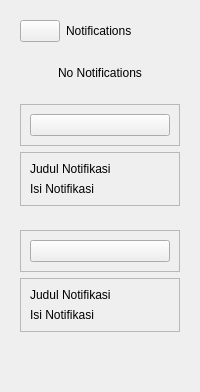
            <widget class="QWidget" name="Notifications">
             <layout class="QVBoxLayout" name="verticalLayout_29">
              <item alignment="Qt::AlignLeft|Qt::AlignTop">
               <widget class="QWidget" name="NotificationsCloseContainer" native="true">
                <layout class="QHBoxLayout" name="horizontalLayout_26">
                 <item>
                  <widget class="QPushButton" name="NotificationsCloseContainerButton">
                   <property name="text">
                    <string/>
                   </property>
                   <property name="icon">
                    <iconset resource="AppIcons.qrc">
                     <normaloff>:/FeatherIcons/feather/x-square.svg</normaloff>:/FeatherIcons/feather/x-square.svg</iconset>
                   </property>
                   <property name="iconSize">
                    <size>
                     <width>24</width>
                     <height>24</height>
                    </size>
                   </property>
                  </widget>
                 </item>
                 <item>
                  <widget class="QLabel" name="NotificationsLabel">
                   <property name="text">
                    <string>Notifications</string>
                   </property>
                  </widget>
                 </item>
                </layout>
               </widget>
              </item>
              <item>
               <widget class="QWidget" name="NotificationsDefaultContainer" native="true">
                <layout class="QVBoxLayout" name="verticalLayout_31">
                 <item alignment="Qt::AlignHCenter">
                  <widget class="QLabel" name="NotificationsDefaultText">
                   <property name="text">
                    <string>No Notifications</string>
                   </property>
                  </widget>
                 </item>
                </layout>
               </widget>
              </item>
              <item>
               <widget class="QWidget" name="NotificationsContentOneContainer" native="true">
                <layout class="QVBoxLayout" name="verticalLayout_32">
                 <item alignment="Qt::AlignTop">
                  <widget class="QFrame" name="NotificationsContentOneCloseContainer">
                   <property name="frameShape">
                    <enum>QFrame::StyledPanel</enum>
                   </property>
                   <property name="frameShadow">
                    <enum>QFrame::Raised</enum>
                   </property>
                   <layout class="QVBoxLayout" name="verticalLayout_33">
                    <item alignment="Qt::AlignTop">
                     <widget class="QPushButton" name="NotificationsContentOneCloseButton">
                      <property name="text">
                       <string/>
                      </property>
                      <property name="icon">
                       <iconset resource="AppIcons.qrc">
                        <normaloff>:/FeatherIcons/feather/x-square.svg</normaloff>:/FeatherIcons/feather/x-square.svg</iconset>
                      </property>
                      <property name="iconSize">
                       <size>
                        <width>24</width>
                        <height>24</height>
                       </size>
                      </property>
                     </widget>
                    </item>
                   </layout>
                  </widget>
                 </item>
                 <item>
                  <widget class="QFrame" name="NotificationsContentOneTextContainer">
                   <property name="frameShape">
                    <enum>QFrame::StyledPanel</enum>
                   </property>
                   <property name="frameShadow">
                    <enum>QFrame::Raised</enum>
                   </property>
                   <layout class="QVBoxLayout" name="verticalLayout_34">
                    <item>
                     <widget class="QLabel" name="JudulContentOne">
                      <property name="text">
                       <string>Judul Notifikasi</string>
                      </property>
                     </widget>
                    </item>
                    <item>
                     <widget class="QLabel" name="IsiContentOne">
                      <property name="text">
                       <string>Isi Notifikasi</string>
                      </property>
                     </widget>
                    </item>
                   </layout>
                  </widget>
                 </item>
                </layout>
               </widget>
              </item>
              <item>
               <widget class="QWidget" name="NotificationsContentTwoContainer" native="true">
                <layout class="QVBoxLayout" name="verticalLayout_35">
                 <item alignment="Qt::AlignTop">
                  <widget class="QFrame" name="NotificationsContentTwoCloseContainer">
                   <property name="frameShape">
                    <enum>QFrame::StyledPanel</enum>
                   </property>
                   <property name="frameShadow">
                    <enum>QFrame::Raised</enum>
                   </property>
                   <layout class="QVBoxLayout" name="verticalLayout_36">
                    <item>
                     <widget class="QPushButton" name="NotificationsContentTwoCloseButton">
                      <property name="text">
                       <string/>
                      </property>
                      <property name="icon">
                       <iconset resource="AppIcons.qrc">
                        <normaloff>:/FeatherIcons/feather/x-square.svg</normaloff>:/FeatherIcons/feather/x-square.svg</iconset>
                      </property>
                      <property name="iconSize">
                       <size>
                        <width>24</width>
                        <height>24</height>
                       </size>
                      </property>
                     </widget>
                    </item>
                   </layout>
                  </widget>
                 </item>
                 <item>
                  <widget class="QFrame" name="NotificationsContentTwoTextContainer">
                   <property name="frameShape">
                    <enum>QFrame::StyledPanel</enum>
                   </property>
                   <property name="frameShadow">
                    <enum>QFrame::Raised</enum>
                   </property>
                   <layout class="QVBoxLayout" name="verticalLayout_37">
                    <item>
                     <widget class="QLabel" name="JudulContentTwo">
                      <property name="text">
                       <string>Judul Notifikasi</string>
                      </property>
                     </widget>
                    </item>
                    <item>
                     <widget class="QLabel" name="IsiContentTwo">
                      <property name="text">
                       <string>Isi Notifikasi</string>
                      </property>
                     </widget>
                    </item>
                   </layout>
                  </widget>
                 </item>
                </layout>
               </widget>
              </item>
              <item>
               <spacer name="verticalSpacer_7">
                <property name="orientation">
                 <enum>Qt::Vertical</enum>
                </property>
                <property name="sizeHint" stdset="0">
                 <size>
                  <width>20</width>
                  <height>40</height>
                 </size>
                </property>
               </spacer>
              </item>
             </layout>
            </widget>
